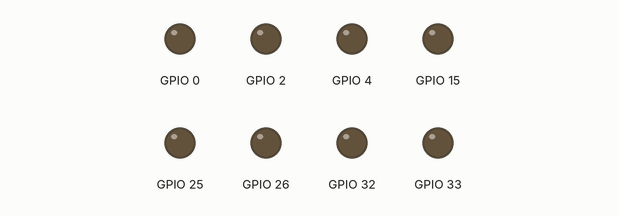
A sketch run on a simulated ESP32. Parts: output pins drawn as LEDs (lit = HIGH).

Above: at 0.05 s.
At 1.0 s:
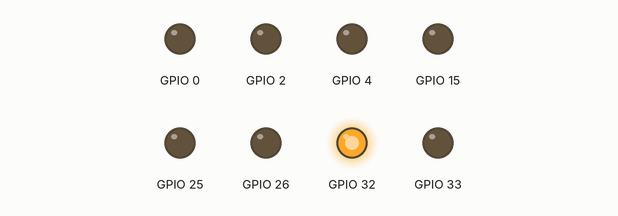
At 2.0 s:
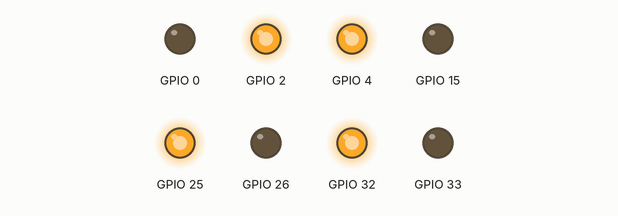
Timing chart, 0 to 6.5 s (numbered marks = the images above):
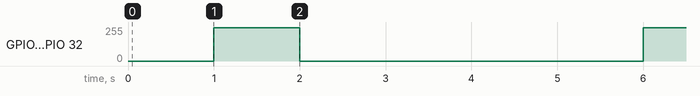

The sketch:

mechanamuself.ino
```cpp
const int m11 = 32;
const int m12 = 33;
const int m21 = 25;
const int m22 = 26;
const int m31 = 2;
const int m32 = 25;
const int m41 = 0;
const int m42 = 4;


int num = 250;

void setup() {
  /*
  int motor[] = {m11, m12, m21, m22, m31, m32, m41, m42};

  for(int i=0;i<8;i++){
    ledcSetup(i,495,8);
    ledcAttachPin(motor[i],i);
  }
  */
  ledcSetup(0,5000,8);
  ledcSetup(1,5000,8);
  ledcSetup(2,5000,8);
  ledcSetup(3,5000,8);
  ledcSetup(4,5000,8);
  ledcSetup(5,5000,8);
  ledcSetup(6,5000,8);
  ledcSetup(7,5000,8);
  ledcAttachPin(A4,0);
  ledcAttachPin(A5,1);
  ledcAttachPin(25,2);
  ledcAttachPin(26,3);
  ledcAttachPin(A12,4);
  ledcAttachPin(A13,5);
  ledcAttachPin(A10,6);
  ledcAttachPin(A11,7);
}

void loop() {
  delay(1000);
  ledcWrite(0,num);
  ledcWrite(1,0);
  ledcWrite(2,num);
  ledcWrite(3,0);
  ledcWrite(4,num);
  ledcWrite(5,0);
  ledcWrite(6,num);
  ledcWrite(7,0);
  delay(1000);
  ledcWrite(0,0);
  ledcWrite(1,0);
  ledcWrite(2,0);
  ledcWrite(3,0);
  ledcWrite(4,0);
  ledcWrite(5,0);
  ledcWrite(6,0);
  ledcWrite(7,0);
  delay(3000);


}
```

Measured:
- by itself, GPIO 2, GPIO 4, GPIO 25, GPIO 32: alternates 249/255 for 1.0 s and 0/255 for 4.0 s
